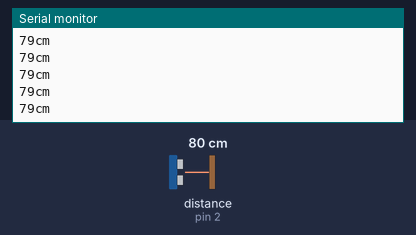
Bench run of a sketch on a simulated Arduino Uno, built with avr-gcc and run on an emulated ATmega328P. Parts: the last lines printed to the serial monitor. Wiring (inferred from the names in the program): range finder with pulse-width output: data pin 2. The test bench sets the inputs (shaded band); at power-on: distance to the obstacle (sensor on pin 2) 80 cm. The echo pulse lasts 58.3 µs per cm.

Above: at 1.2 s.
1.3 s: distance to the obstacle (sensor on pin 2) set to 2 cm
At 1.39 s:
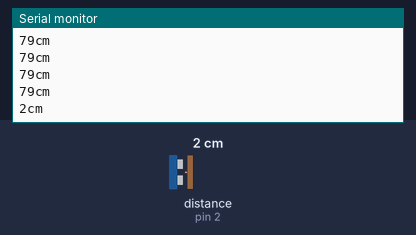
2.8 s: distance to the obstacle (sensor on pin 2) set to 4 cm
At 2.81 s:
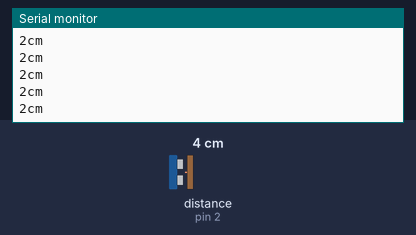
Timing chart, 0 to 5.8 s (numbered marks = the images above; inputs shaded):
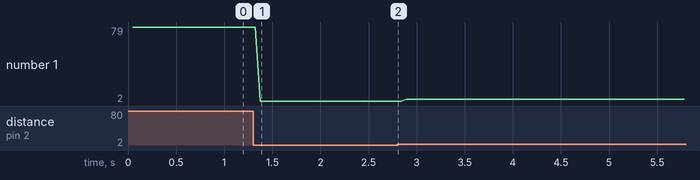

Measured:
- after the input at 1.3 s, the serial monitor: prints a new line after 0.07 s (image 1)
- plotted number 1: 79 → 2 after the input at 1.3 s, 2 → 4 after the input at 2.8 s

The sketch:

sonar.ino
```cpp
/**
 * Teste sensor LV-MaxSonar -EZ3.
 *
 * @author Marcos Vidolin
 * @sinze 11/05/2013
 */

const unsigned int SONAR_PIN = 2;

/**
 * Configura o sonar.
 */
void setupSonar() {
  pinMode(SONAR_PIN, INPUT);
}

void setup() {
  setupSonar();
  Serial.begin(9600);
}

/**
 * Converte pulso (microssegundos) em centimetros.
 *
 * Existem 29 microssegundos em 1 cm, entao divide-se o valor do pulso por 29.
 * Com isso obtem-se a distancia total (centimetros) percorridos apartir do
 * disparo do pulso ate atingir um objeto e volta. Entao divide-se a distancia
 * total por 2 para obter a distancia entre sensor e o objeto.
 */
unsigned long sonarPulsoParaCentimetros(unsigned long pulso) {
  return pulso / 29 / 2;
}

/**
 * Checa se um objeto foi detectado pelo sonar.
 */
boolean isObjetoDetectadoViaSonar() {
  long pulse;
  delay(250);

  //Used to read in the pulse that is being sent by the MaxSonar device.
  //Pulse Width representation with a scale factor of 147 uS per Inch.
  pulse = pulseIn(SONAR_PIN, HIGH); //147uS per inch
  if (sonarPulsoParaCentimetros(pulse) > 0)
    return true;

  return false;
}

void loop() {
  Serial.print(sonarPulsoParaCentimetros(pulseIn(SONAR_PIN, HIGH)));
  Serial.print("cm");
  Serial.println();
  //Serial.println(isObjetoDetectadoViaSonar());
}
```
